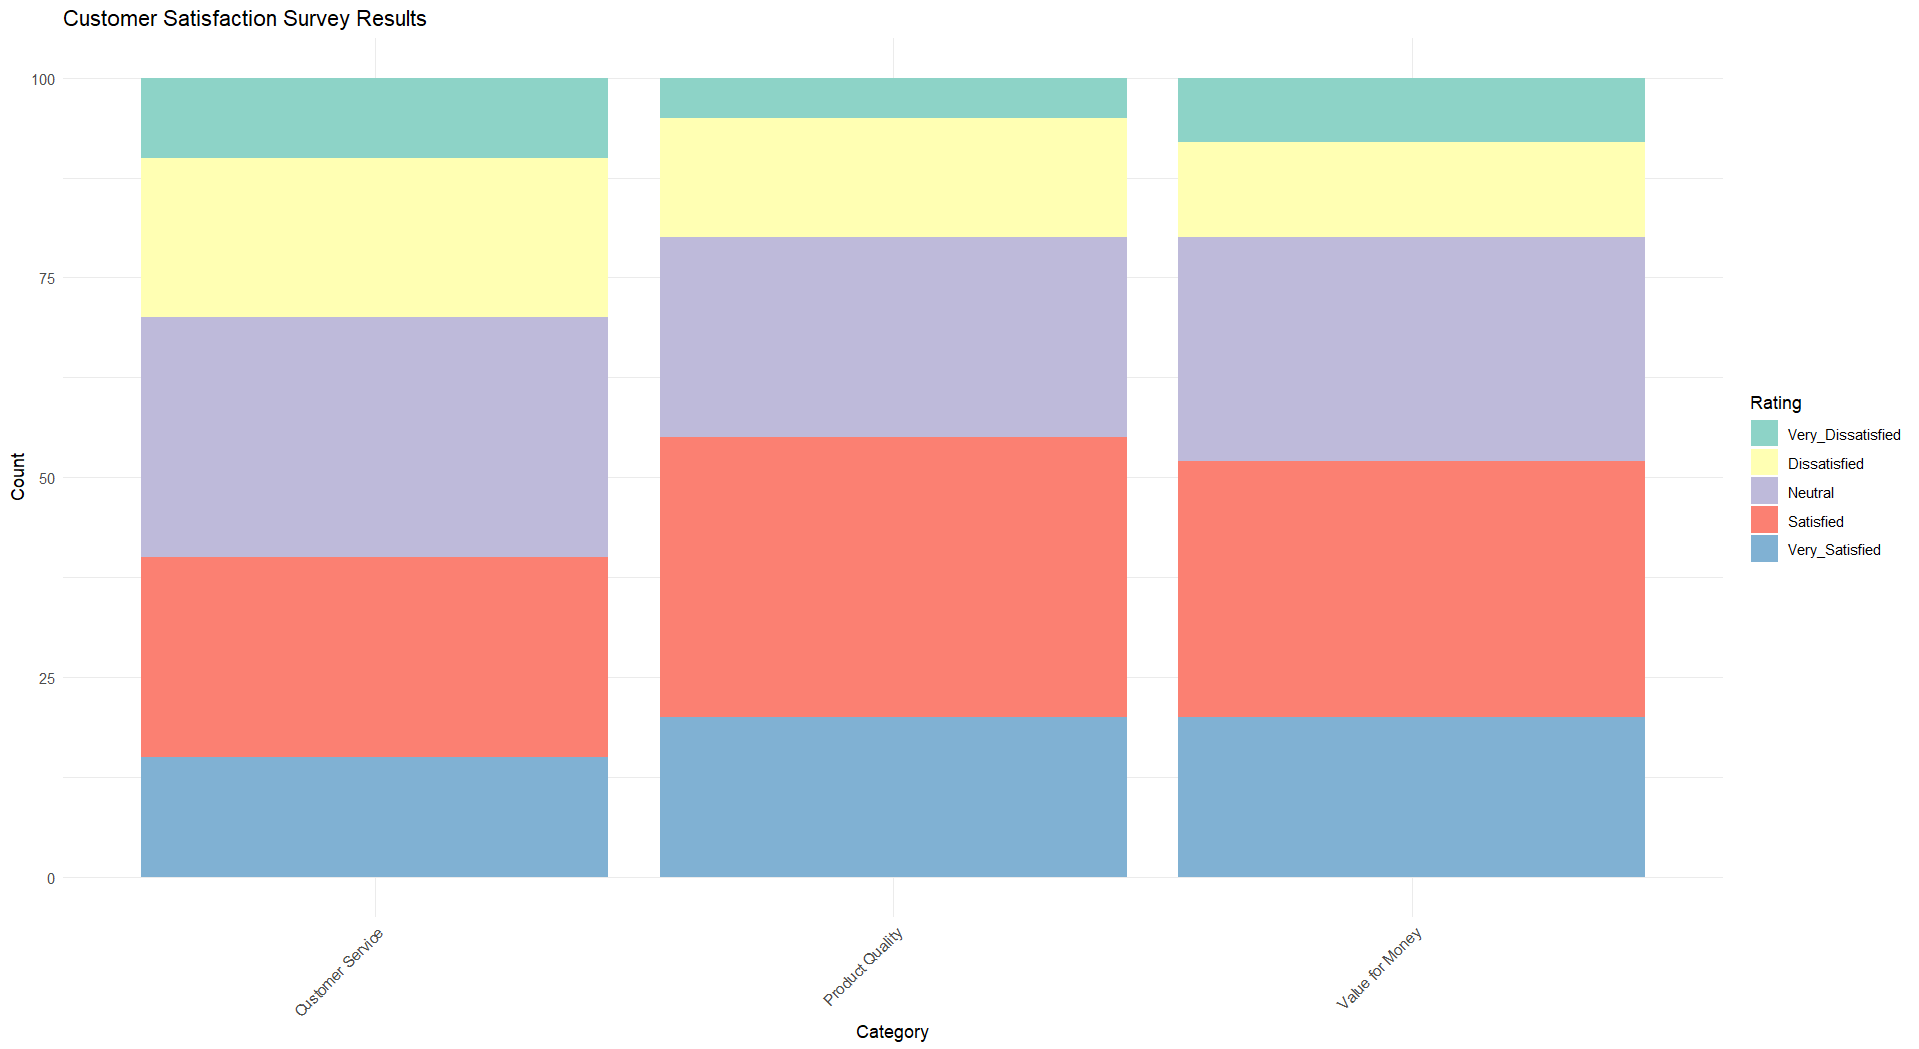

The script that drew this image:
library(ggplot2)
library(reshape2)
data <- data.frame(
  Category = c('Product Quality', 'Customer Service', 'Value for Money'),
  Very_Dissatisfied = c(5, 10, 8),
  Dissatisfied = c(15, 20, 12),
  Neutral = c(25, 30, 28),
  Satisfied = c(35, 25, 32),
  Very_Satisfied = c(20, 15, 20)
)
data_melted <- melt(data, id.vars = 'Category', variable.name = 'Rating', value.name = 'Count')
ggplot(data_melted, aes(x = Category, y = Count, fill = Rating)) +
  geom_bar(stat = 'identity') +
  labs(title = 'Customer Satisfaction Survey Results',
       x = 'Category',
       y = 'Count') +
  scale_fill_brewer(palette = "Set3") +
  theme_minimal() +
  theme(axis.text.x = element_text(angle = 45, hjust = 1))
